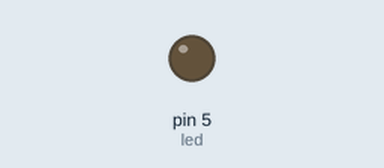
The sketch below on a simulated Arduino Uno, built with avr-gcc and run on an emulated ATmega328P. Parts: output pins drawn as LEDs (lit = HIGH).

Above: at 0.15 s.
Timing chart, 0 to 1.6 s (numbered marks = the images above):
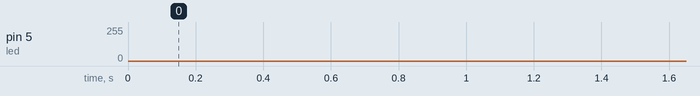

The sketch:

copy_of_controlling_robot_eyes1.ino
```cpp
int led = 5;

void setup()
{
  pinMode(led, OUTPUT);
}

void loop()
{
  //Gradually fading the LED
  for(int i=0; i<255; i++){
    analogWrite(led, i);
    delay(5);
  }
  for(int i=255; i>0; i--){
    analogWrite(led, i);
    delay(5);
  }
}
```
